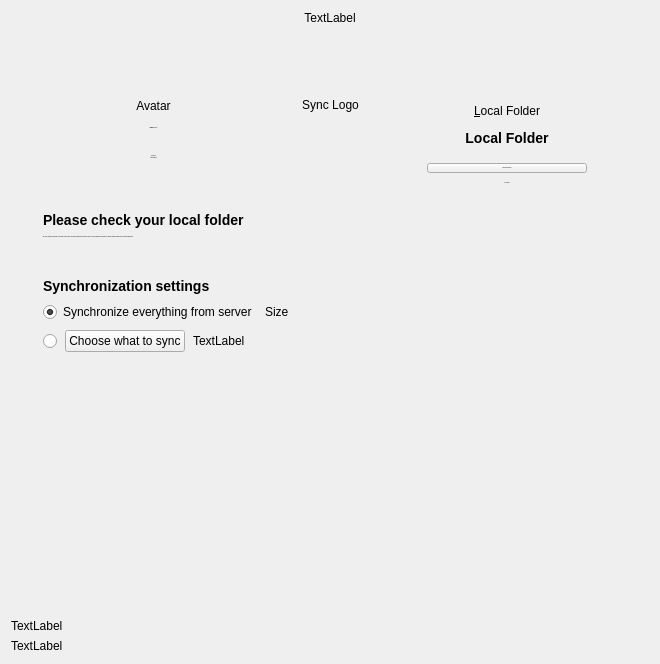
<?xml version="1.0" encoding="UTF-8"?>
<ui version="4.0">
 <class>OwncloudAdvancedSetupPageMac</class>
 <widget class="QWidget" name="OwncloudAdvancedSetupPageMac">
  <property name="geometry">
   <rect>
    <x>0</x>
    <y>0</y>
    <width>660</width>
    <height>664</height>
   </rect>
  </property>
  <property name="sizePolicy">
   <sizepolicy hsizetype="Preferred" vsizetype="Preferred">
    <horstretch>0</horstretch>
    <verstretch>0</verstretch>
   </sizepolicy>
  </property>
  <property name="windowTitle">
   <string notr="true">Form</string>
  </property>
  <layout class="QVBoxLayout" name="verticalLayout_4">
   <item>
    <widget class="QLabel" name="topLabel">
     <property name="sizePolicy">
      <sizepolicy hsizetype="Preferred" vsizetype="Fixed">
       <horstretch>0</horstretch>
       <verstretch>0</verstretch>
      </sizepolicy>
     </property>
     <property name="font">
      <font/>
     </property>
     <property name="text">
      <string notr="true">TextLabel</string>
     </property>
     <property name="textFormat">
      <enum>Qt::RichText</enum>
     </property>
     <property name="alignment">
      <set>Qt::AlignCenter</set>
     </property>
     <property name="wordWrap">
      <bool>true</bool>
     </property>
    </widget>
   </item>
   <item>
    <spacer name="verticalSpacer_2">
     <property name="orientation">
      <enum>Qt::Vertical</enum>
     </property>
     <property name="sizeType">
      <enum>QSizePolicy::Preferred</enum>
     </property>
     <property name="sizeHint" stdset="0">
      <size>
       <width>20</width>
       <height>13</height>
      </size>
     </property>
    </spacer>
   </item>
   <item>
    <layout class="QHBoxLayout" name="horizontalLayout_3">
     <item>
      <spacer name="horizontalSpacer_12">
       <property name="orientation">
        <enum>Qt::Horizontal</enum>
       </property>
       <property name="sizeType">
        <enum>QSizePolicy::Preferred</enum>
       </property>
       <property name="sizeHint" stdset="0">
        <size>
         <width>32</width>
         <height>20</height>
        </size>
       </property>
      </spacer>
     </item>
     <item>
      <layout class="QHBoxLayout" name="horizontalLayout_4">
       <item>
        <layout class="QVBoxLayout" name="verticalLayout_2">
         <property name="spacing">
          <number>0</number>
         </property>
         <item>
          <spacer name="verticalSpacer_5">
           <property name="orientation">
            <enum>Qt::Vertical</enum>
           </property>
           <property name="sizeType">
            <enum>QSizePolicy::Preferred</enum>
           </property>
           <property name="sizeHint" stdset="0">
            <size>
             <width>20</width>
             <height>55</height>
            </size>
           </property>
          </spacer>
         </item>
         <item>
          <widget class="QLabel" name="lServerIcon">
           <property name="font">
            <font/>
           </property>
           <property name="text">
            <string notr="true">Avatar</string>
           </property>
           <property name="alignment">
            <set>Qt::AlignCenter</set>
           </property>
          </widget>
         </item>
         <item>
          <spacer name="verticalSpacer_10">
           <property name="orientation">
            <enum>Qt::Vertical</enum>
           </property>
           <property name="sizeType">
            <enum>QSizePolicy::Fixed</enum>
           </property>
           <property name="sizeHint" stdset="0">
            <size>
             <width>20</width>
             <height>8</height>
            </size>
           </property>
          </spacer>
         </item>
         <item>
          <widget class="QLabel" name="userNameLabel_2">
           <property name="font">
            <font>
             <pointsize>-1</pointsize>
             <italic>false</italic>
             <bold>false</bold>
            </font>
           </property>
           <property name="styleSheet">
            <string notr="true">font: 14px &quot;Segoe UI&quot;;</string>
           </property>
           <property name="text">
            <string>&lt;b&gt;Magenta&lt;/b&gt;CLOUD</string>
           </property>
           <property name="alignment">
            <set>Qt::AlignCenter</set>
           </property>
          </widget>
         </item>
         <item>
          <spacer name="verticalSpacer_9">
           <property name="orientation">
            <enum>Qt::Vertical</enum>
           </property>
           <property name="sizeType">
            <enum>QSizePolicy::Fixed</enum>
           </property>
           <property name="sizeHint" stdset="0">
            <size>
             <width>20</width>
             <height>8</height>
            </size>
           </property>
          </spacer>
         </item>
         <item>
          <widget class="QLabel" name="userNameLabel">
           <property name="font">
            <font>
             <pointsize>-1</pointsize>
             <italic>false</italic>
             <bold>false</bold>
            </font>
           </property>
           <property name="styleSheet">
            <string notr="true">font: 13px &quot;Microsoft Sans Serif&quot;;</string>
           </property>
           <property name="text">
            <string>User name</string>
           </property>
           <property name="alignment">
            <set>Qt::AlignBottom|Qt::AlignHCenter</set>
           </property>
          </widget>
         </item>
         <item>
          <widget class="QLabel" name="serverAddressLabel">
           <property name="font">
            <font>
             <pointsize>-1</pointsize>
             <italic>false</italic>
             <bold>false</bold>
            </font>
           </property>
           <property name="styleSheet">
            <string notr="true">font: 13px &quot;Microsoft Sans Serif&quot;;</string>
           </property>
           <property name="text">
            <string>Server address</string>
           </property>
           <property name="alignment">
            <set>Qt::AlignHCenter|Qt::AlignTop</set>
           </property>
          </widget>
         </item>
         <item>
          <spacer name="verticalSpacer_3">
           <property name="orientation">
            <enum>Qt::Vertical</enum>
           </property>
           <property name="sizeType">
            <enum>QSizePolicy::Preferred</enum>
           </property>
           <property name="sizeHint" stdset="0">
            <size>
             <width>20</width>
             <height>35</height>
            </size>
           </property>
          </spacer>
         </item>
        </layout>
       </item>
       <item>
        <spacer name="horizontalSpacer_11">
         <property name="orientation">
          <enum>Qt::Horizontal</enum>
         </property>
         <property name="sizeType">
          <enum>QSizePolicy::Fixed</enum>
         </property>
         <property name="sizeHint" stdset="0">
          <size>
           <width>32</width>
           <height>20</height>
          </size>
         </property>
        </spacer>
       </item>
       <item>
        <layout class="QVBoxLayout" name="verticalLayout">
         <item>
          <spacer name="verticalSpacer_12">
           <property name="orientation">
            <enum>Qt::Vertical</enum>
           </property>
           <property name="sizeType">
            <enum>QSizePolicy::Fixed</enum>
           </property>
           <property name="sizeHint" stdset="0">
            <size>
             <width>20</width>
             <height>50</height>
            </size>
           </property>
          </spacer>
         </item>
         <item>
          <widget class="QLabel" name="syncLogoLabel">
           <property name="sizePolicy">
            <sizepolicy hsizetype="Fixed" vsizetype="Preferred">
             <horstretch>0</horstretch>
             <verstretch>0</verstretch>
            </sizepolicy>
           </property>
           <property name="font">
            <font/>
           </property>
           <property name="text">
            <string>Sync Logo</string>
           </property>
           <property name="alignment">
            <set>Qt::AlignCenter</set>
           </property>
          </widget>
         </item>
         <item>
          <spacer name="verticalSpacer_7">
           <property name="orientation">
            <enum>Qt::Vertical</enum>
           </property>
           <property name="sizeType">
            <enum>QSizePolicy::Fixed</enum>
           </property>
           <property name="sizeHint" stdset="0">
            <size>
             <width>20</width>
             <height>90</height>
            </size>
           </property>
          </spacer>
         </item>
        </layout>
       </item>
       <item>
        <spacer name="horizontalSpacer_6">
         <property name="orientation">
          <enum>Qt::Horizontal</enum>
         </property>
         <property name="sizeType">
          <enum>QSizePolicy::Fixed</enum>
         </property>
         <property name="sizeHint" stdset="0">
          <size>
           <width>32</width>
           <height>20</height>
          </size>
         </property>
        </spacer>
       </item>
       <item>
        <layout class="QVBoxLayout" name="verticalLayout_5">
         <property name="spacing">
          <number>4</number>
         </property>
         <item>
          <spacer name="verticalSpacer_6">
           <property name="orientation">
            <enum>Qt::Vertical</enum>
           </property>
           <property name="sizeType">
            <enum>QSizePolicy::Preferred</enum>
           </property>
           <property name="sizeHint" stdset="0">
            <size>
             <width>20</width>
             <height>60</height>
            </size>
           </property>
          </spacer>
         </item>
         <item>
          <widget class="QLabel" name="lLocal">
           <property name="sizePolicy">
            <sizepolicy hsizetype="Minimum" vsizetype="Preferred">
             <horstretch>0</horstretch>
             <verstretch>0</verstretch>
            </sizepolicy>
           </property>
           <property name="font">
            <font/>
           </property>
           <property name="text">
            <string>&amp;Local Folder</string>
           </property>
           <property name="alignment">
            <set>Qt::AlignCenter</set>
           </property>
           <property name="buddy">
            <cstring>pbSelectLocalFolder</cstring>
           </property>
          </widget>
         </item>
         <item>
          <spacer name="verticalSpacer_11">
           <property name="orientation">
            <enum>Qt::Vertical</enum>
           </property>
           <property name="sizeType">
            <enum>QSizePolicy::Fixed</enum>
           </property>
           <property name="sizeHint" stdset="0">
            <size>
             <width>20</width>
             <height>8</height>
            </size>
           </property>
          </spacer>
         </item>
         <item>
          <widget class="QLabel" name="localFolderDescriptionLabel">
           <property name="font">
            <font>
             <pointsize>-1</pointsize>
             <italic>false</italic>
             <bold>false</bold>
            </font>
           </property>
           <property name="styleSheet">
            <string notr="true">font: 14px &quot;Segoe UI&quot;; color:</string>
           </property>
           <property name="text">
            <string>&lt;html&gt;&lt;head/&gt;&lt;body&gt;&lt;p&gt;&lt;b&gt;&lt;span style=&quot; font-size:14px;&quot;&gt;Local Folder&lt;/span&gt;&lt;/b&gt;&lt;/p&gt;&lt;/body&gt;&lt;/html&gt;</string>
           </property>
           <property name="alignment">
            <set>Qt::AlignCenter</set>
           </property>
          </widget>
         </item>
         <item>
          <layout class="QHBoxLayout" name="horizontalLayout">
           <property name="topMargin">
            <number>8</number>
           </property>
           <item>
            <spacer name="horizontalSpacer_3">
             <property name="orientation">
              <enum>Qt::Horizontal</enum>
             </property>
             <property name="sizeType">
              <enum>QSizePolicy::Minimum</enum>
             </property>
             <property name="sizeHint" stdset="0">
              <size>
               <width>0</width>
               <height>20</height>
              </size>
             </property>
            </spacer>
           </item>
           <item>
            <widget class="QPushButton" name="pbSelectLocalFolder">
             <property name="sizePolicy">
              <sizepolicy hsizetype="Fixed" vsizetype="Fixed">
               <horstretch>0</horstretch>
               <verstretch>0</verstretch>
              </sizepolicy>
             </property>
             <property name="minimumSize">
              <size>
               <width>160</width>
               <height>0</height>
              </size>
             </property>
             <property name="font">
              <font>
               <pointsize>-1</pointsize>
               <italic>false</italic>
               <bold>false</bold>
              </font>
             </property>
             <property name="styleSheet">
              <string notr="true">font: 14px &quot;Microsoft Sans Serif&quot;;</string>
             </property>
             <property name="text">
              <string notr="true">pbSelectLocalFolder</string>
             </property>
             <property name="autoDefault">
              <bool>true</bool>
             </property>
             <property name="default">
              <bool>false</bool>
             </property>
            </widget>
           </item>
           <item>
            <spacer name="horizontalSpacer_4">
             <property name="orientation">
              <enum>Qt::Horizontal</enum>
             </property>
             <property name="sizeType">
              <enum>QSizePolicy::Minimum</enum>
             </property>
             <property name="sizeHint" stdset="0">
              <size>
               <width>0</width>
               <height>20</height>
              </size>
             </property>
            </spacer>
           </item>
          </layout>
         </item>
         <item>
          <widget class="QLabel" name="lFreeSpace">
           <property name="sizePolicy">
            <sizepolicy hsizetype="Minimum" vsizetype="Fixed">
             <horstretch>0</horstretch>
             <verstretch>0</verstretch>
            </sizepolicy>
           </property>
           <property name="font">
            <font>
             <pointsize>-1</pointsize>
             <italic>false</italic>
             <bold>false</bold>
            </font>
           </property>
           <property name="styleSheet">
            <string notr="true">font: 13px &quot;Microsoft Sans Serif&quot;;</string>
           </property>
           <property name="text">
            <string notr="true">Free space</string>
           </property>
           <property name="alignment">
            <set>Qt::AlignCenter</set>
           </property>
          </widget>
         </item>
         <item>
          <spacer name="verticalSpacer">
           <property name="orientation">
            <enum>Qt::Vertical</enum>
           </property>
           <property name="sizeType">
            <enum>QSizePolicy::Preferred</enum>
           </property>
           <property name="sizeHint" stdset="0">
            <size>
             <width>20</width>
             <height>22</height>
            </size>
           </property>
          </spacer>
         </item>
        </layout>
       </item>
      </layout>
     </item>
     <item>
      <spacer name="horizontalSpacer_13">
       <property name="orientation">
        <enum>Qt::Horizontal</enum>
       </property>
       <property name="sizeType">
        <enum>QSizePolicy::Preferred</enum>
       </property>
       <property name="sizeHint" stdset="0">
        <size>
         <width>32</width>
         <height>20</height>
        </size>
       </property>
      </spacer>
     </item>
    </layout>
   </item>
   <item>
    <layout class="QHBoxLayout" name="horizontalLayout_2">
     <item>
      <spacer name="horizontalSpacer_14">
       <property name="orientation">
        <enum>Qt::Horizontal</enum>
       </property>
       <property name="sizeType">
        <enum>QSizePolicy::Fixed</enum>
       </property>
       <property name="sizeHint" stdset="0">
        <size>
         <width>32</width>
         <height>20</height>
        </size>
       </property>
      </spacer>
     </item>
     <item>
      <layout class="QVBoxLayout" name="verticalLayout_3">
       <property name="spacing">
        <number>8</number>
       </property>
       <item>
        <layout class="QHBoxLayout" name="lVirtualFileSync_2">
         <item>
          <widget class="QLabel" name="localFolderHead_5">
           <property name="font">
            <font>
             <pointsize>-1</pointsize>
             <italic>false</italic>
             <bold>false</bold>
            </font>
           </property>
           <property name="styleSheet">
            <string notr="true">font: 75 14px &quot;Segoe UI&quot;;</string>
           </property>
           <property name="text">
            <string>&lt;html&gt;&lt;head/&gt;&lt;body&gt;&lt;p&gt;&lt;b&gt;&lt;span style=&quot; font-size:14px;&quot;&gt;Please check your local folder&lt;/span&gt;&lt;/b&gt;&lt;/p&gt;&lt;/body&gt;&lt;/html&gt;</string>
           </property>
           <property name="alignment">
            <set>Qt::AlignLeading|Qt::AlignLeft|Qt::AlignVCenter</set>
           </property>
          </widget>
         </item>
        </layout>
       </item>
       <item>
        <widget class="QLabel" name="localFolderHead_6">
         <property name="font">
          <font>
           <pointsize>-1</pointsize>
           <italic>false</italic>
           <bold>false</bold>
          </font>
         </property>
         <property name="styleSheet">
          <string notr="true">font: 13px &quot;Microsoft Sans Serif&quot;;</string>
         </property>
         <property name="text">
          <string>Due to the change to a new product, we cannot be sure where your previous MagentaCLOUD folder is stored. If you have adjusted the location in the previous software, please select the location again above.</string>
         </property>
         <property name="alignment">
          <set>Qt::AlignLeading|Qt::AlignLeft|Qt::AlignVCenter</set>
         </property>
         <property name="wordWrap">
          <bool>true</bool>
         </property>
        </widget>
       </item>
       <item>
        <spacer name="verticalSpacer_8">
         <property name="orientation">
          <enum>Qt::Vertical</enum>
         </property>
         <property name="sizeType">
          <enum>QSizePolicy::Fixed</enum>
         </property>
         <property name="sizeHint" stdset="0">
          <size>
           <width>20</width>
           <height>32</height>
          </size>
         </property>
        </spacer>
       </item>
       <item>
        <layout class="QHBoxLayout" name="synchronizationSettings">
         <property name="spacing">
          <number>0</number>
         </property>
         <item>
          <widget class="QLabel" name="synchronizationSettingsLabel">
           <property name="font">
            <font>
             <pointsize>-1</pointsize>
             <italic>false</italic>
             <bold>false</bold>
            </font>
           </property>
           <property name="styleSheet">
            <string notr="true">font: 75 14px &quot;Segoe UI&quot;;</string>
           </property>
           <property name="text">
            <string>&lt;html&gt;&lt;head/&gt;&lt;body&gt;&lt;p&gt;&lt;b&gt;&lt;span style=&quot; font-size:14px;&quot;&gt;Synchronization settings&lt;/span&gt;&lt;/b&gt;&lt;/p&gt;&lt;/body&gt;&lt;/html&gt;</string>
           </property>
           <property name="alignment">
            <set>Qt::AlignLeading|Qt::AlignLeft|Qt::AlignVCenter</set>
           </property>
          </widget>
         </item>
        </layout>
       </item>
       <item>
        <layout class="QVBoxLayout" name="verticalLayout_7">
         <property name="spacing">
          <number>8</number>
         </property>
         <property name="rightMargin">
          <number>0</number>
         </property>
         <property name="bottomMargin">
          <number>0</number>
         </property>
         <item>
          <layout class="QVBoxLayout" name="wSyncStrategy">
           <property name="topMargin">
            <number>0</number>
           </property>
           <property name="bottomMargin">
            <number>0</number>
           </property>
           <item>
            <layout class="QHBoxLayout" name="horizontalLayout_5">
             <property name="topMargin">
              <number>0</number>
             </property>
             <item>
              <widget class="QRadioButton" name="rSyncEverything">
               <property name="styleSheet">
                <string notr="true">font: 14px &quot;Microsoft Sans Serif&quot;;</string>
               </property>
               <property name="text">
                <string>Synchronize everything from server</string>
               </property>
               <property name="checked">
                <bool>true</bool>
               </property>
              </widget>
             </item>
             <item>
              <widget class="QLabel" name="lSyncEverythingSizeLabel">
               <property name="font">
                <font/>
               </property>
               <property name="styleSheet">
                <string notr="true"/>
               </property>
               <property name="text">
                <string notr="true">Size</string>
               </property>
               <property name="textFormat">
                <enum>Qt::PlainText</enum>
               </property>
              </widget>
             </item>
             <item>
              <spacer name="horizontalSpacer_2">
               <property name="orientation">
                <enum>Qt::Horizontal</enum>
               </property>
               <property name="sizeHint" stdset="0">
                <size>
                 <width>40</width>
                 <height>20</height>
                </size>
               </property>
              </spacer>
             </item>
            </layout>
           </item>
           <item>
            <layout class="QHBoxLayout" name="horizontalLayout_10">
             <property name="topMargin">
              <number>0</number>
             </property>
             <item>
              <widget class="QRadioButton" name="rSelectiveSync">
               <property name="sizePolicy">
                <sizepolicy hsizetype="Minimum" vsizetype="Minimum">
                 <horstretch>0</horstretch>
                 <verstretch>0</verstretch>
                </sizepolicy>
               </property>
               <property name="font">
                <font/>
               </property>
               <property name="text">
                <string/>
               </property>
               <property name="checkable">
                <bool>false</bool>
               </property>
              </widget>
             </item>
             <item>
              <widget class="QPushButton" name="bSelectiveSync">
               <property name="styleSheet">
                <string notr="true">font: 14px &quot;Microsoft Sans Serif&quot;;</string>
               </property>
               <property name="text">
                <string>Choose what to sync</string>
               </property>
               <property name="autoDefault">
                <bool>true</bool>
               </property>
               <property name="default">
                <bool>false</bool>
               </property>
              </widget>
             </item>
             <item>
              <widget class="QLabel" name="lSelectiveSyncSizeLabel">
               <property name="styleSheet">
                <string notr="true">font: 14px &quot;Microsoft Sans Serif&quot;;</string>
               </property>
               <property name="text">
                <string notr="true">TextLabel</string>
               </property>
               <property name="textFormat">
                <enum>Qt::PlainText</enum>
               </property>
              </widget>
             </item>
             <item>
              <spacer name="horizontalSpacer">
               <property name="orientation">
                <enum>Qt::Horizontal</enum>
               </property>
               <property name="sizeHint" stdset="0">
                <size>
                 <width>40</width>
                 <height>20</height>
                </size>
               </property>
              </spacer>
             </item>
            </layout>
           </item>
          </layout>
         </item>
        </layout>
       </item>
      </layout>
     </item>
     <item>
      <spacer name="horizontalSpacer_15">
       <property name="orientation">
        <enum>Qt::Horizontal</enum>
       </property>
       <property name="sizeType">
        <enum>QSizePolicy::Fixed</enum>
       </property>
       <property name="sizeHint" stdset="0">
        <size>
         <width>32</width>
         <height>20</height>
        </size>
       </property>
      </spacer>
     </item>
    </layout>
   </item>
   <item>
    <spacer name="verticalSpacer_4">
     <property name="orientation">
      <enum>Qt::Vertical</enum>
     </property>
     <property name="sizeType">
      <enum>QSizePolicy::Expanding</enum>
     </property>
     <property name="sizeHint" stdset="0">
      <size>
       <width>20</width>
       <height>40</height>
      </size>
     </property>
    </spacer>
   </item>
   <item>
    <widget class="QLabel" name="errorLabel">
     <property name="font">
      <font/>
     </property>
     <property name="text">
      <string notr="true">TextLabel</string>
     </property>
    </widget>
   </item>
   <item>
    <layout class="QHBoxLayout" name="resultLayout"/>
   </item>
   <item>
    <widget class="QLabel" name="bottomLabel">
     <property name="font">
      <font/>
     </property>
     <property name="text">
      <string notr="true">TextLabel</string>
     </property>
     <property name="textFormat">
      <enum>Qt::RichText</enum>
     </property>
    </widget>
   </item>
  </layout>
 </widget>
 <resources/>
 <connections/>
</ui>
